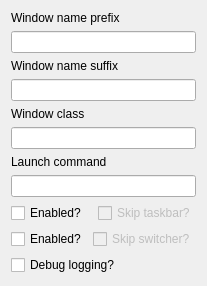
<?xml version="1.0" encoding="UTF-8"?>
<ui version="4.0">
    <class>KWin::ToggleTerminalConfigForm</class>
    <widget class="QWidget" name="KWin::ToggleTerminalConfigForm">
        <property name="geometry">
            <rect>
                <x>0</x>
                <y>0</y>
                <width>147</width>
                <height>254</height>
            </rect>
        </property>
        <layout class="QGridLayout">
            <item row="0" column="0">
                <widget class="QLabel" name="label">
                    <property name="text">
                        <string>Window name prefix</string>
                    </property>
                </widget>
            </item>
            <item row="6" column="0">
                <widget class="QLabel" name="label">
                    <property name="text">
                        <string>Launch command</string>
                    </property>
                </widget>
            </item>
            <item row="5" column="0">
                <widget class="QLineEdit" name="kcfg_windowClassName">
                    <property name="toolTip">
                        <string>
                            Name of the window class used for detecting the
                            terminal.
                        </string>
                    </property>
                    <property name="statusTip">
                        <string>Window class</string>
                    </property>
                    <property name="whatsThis">
                        <string>Window name suffix</string>
                    </property>
                </widget>
            </item>
            <item row="7" column="0">
                <widget class="QLineEdit" name="kcfg_launchCommand">
                    <property name="toolTip">
                        <string>
                            Command for launching the terminal application if
                            the window can not be found.
                        </string>
                    </property>
                    <property name="statusTip">
                        <string>Launch command</string>
                    </property>
                    <property name="whatsThis">
                        <string>Launch command</string>
                    </property>
                </widget>
            </item>
            <item row="1" column="0">
                <widget class="QLineEdit" name="kcfg_windowNamePrefix">
                    <property name="toolTip">
                        <string>
                            Prefix of the window name used for detecting the
                            terminal.
                        </string>
                    </property>
                    <property name="statusTip">
                        <string>Window name prefix</string>
                    </property>
                    <property name="whatsThis">
                        <string>Window name prefix</string>
                    </property>
                </widget>
            </item>
            <item row="2" column="0">
                <widget class="QLabel" name="label">
                    <property name="text">
                        <string>Window name suffix</string>
                    </property>
                </widget>
            </item>
            <item row="3" column="0">
                <widget class="QLineEdit" name="kcfg_windowNameSuffix">
                    <property name="toolTip">
                        <string>
                            Suffix of the window name used for detecting the
                            terminal.
                        </string>
                    </property>
                    <property name="statusTip">
                        <string>Window name suffix</string>
                    </property>
                    <property name="whatsThis">
                        <string>Window name suffix</string>
                    </property>
                </widget>
            </item>
            <item row="4" column="0">
                <widget class="QLabel" name="label">
                    <property name="text">
                        <string>Window class</string>
                    </property>
                </widget>
            </item>
            <item row="8" column="0">
                <layout class="QHBoxLayout" name="horizontalLayout_skipTaskbar">
                    <item>
                        <widget class="QCheckBox" name="kcfg_skipTaskbarSettingEnabled">
                            <property name="text">
                                <string>Enabled?</string>
                            </property>
                        </widget>
                   </item>
                   <item>
                        <widget class="QCheckBox" name="kcfg_skipTaskbar">
                            <property name="enabled">
                                <bool>false</bool>
                            </property>
                            <property name="text">
                                <string>Skip taskbar?</string>
                            </property>
                        </widget>
                    </item>
                </layout>
            </item>
            <item row="9" column="0">
                <layout class="QHBoxLayout" name="horizontalLayout_skipSwitcher">
                    <item>
                        <widget class="QCheckBox" name="kcfg_skipSwitcherSettingEnabled">
                            <property name="text">
                                <string>Enabled?</string>
                            </property>
                        </widget>
                    </item>
                    <item>
                        <widget class="QCheckBox" name="kcfg_skipSwitcher">
                            <property name="enabled">
                                <bool>false</bool>
                            </property>
                            <property name="text">
                                <string>Skip switcher?</string>
                            </property>
                        </widget>
                    </item>
                </layout>
            </item>
            <item row="10" column="0">
                <widget class="QCheckBox" name="kcfg_debugLoggingEnabled">
                    <property name="text">
                        <string>Debug logging?</string>
                    </property>
                </widget>
            </item>
        </layout>
    </widget>
    <resources/>
    <connections>
        <connection>
            <sender>kcfg_skipTaskbarSettingEnabled</sender>
            <signal>toggled(bool)</signal>
            <receiver>kcfg_skipTaskbar</receiver>
            <slot>setEnabled(bool)</slot>
        </connection>
        <connection>
            <sender>kcfg_skipSwitcherSettingEnabled</sender>
            <signal>toggled(bool)</signal>
            <receiver>kcfg_skipSwitcher</receiver>
            <slot>setEnabled(bool)</slot>
        </connection>
    </connections>
</ui>
